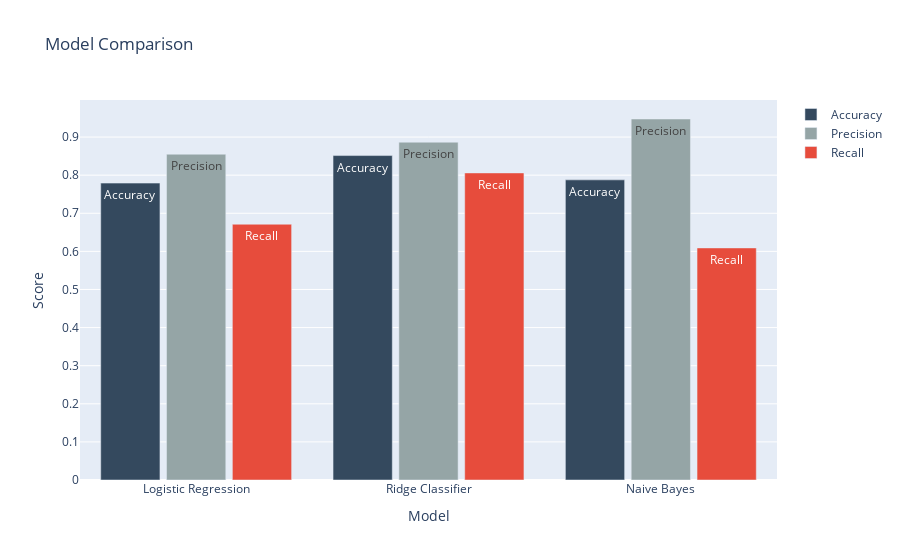

The cell this chart's notebook holds for it:
### Markdown cell above
### Comparison Model's Results

### Code cell
fig = go.Figure()

# Add bar for each metric
fig.add_trace(go.Bar(
    x=results_df['Model'],
    y=results_df['Accuracy'],
    name='Accuracy',
    marker_color='#34495e',
    text=['Accuracy']*len(results_df),
    hovertemplate = '<b>%{x}</b><br>%{text}: %{y:.2f}<extra></extra>'
))

fig.add_trace(go.Bar(
    x=results_df['Model'],
    y=results_df['Precision'],
    name='Precision',
    marker_color='#95a5a6',
    text=['Precision']*len(results_df),
    hovertemplate = '<b>%{x}</b><br>%{text}: %{y:.2f}<extra></extra>'
))

fig.add_trace(go.Bar(
    x=results_df['Model'],
    y=results_df['Recall'],
    name='Recall',
    marker_color='#e74c3c',
    text=['Recall']*len(results_df),
    hovertemplate = '<b>%{x}</b><br>%{text}: %{y:.2f}<extra></extra>'
))

fig.update_layout(
    title='Model Comparison',
    xaxis_title="Model",
    yaxis_title="Score",
    barmode='group',
    bargap=0.15, # gap between bars of adjacent location coordinates
    bargroupgap=0.1 # gap between bars of the same location coordinate
)

fig.show()

### Figure 1 — Plotly figure (JSON) as saved in the notebook; plotly's stock layout.template omitted (floating-point values rounded to 4 significant figures)
{"data": [{"hovertemplate": "<b>%{x}</b><br>%{text}: %{y:.2f}<extra></extra>", "marker": {"color": "#34495e"}, "name": "Accuracy", "text": ["Accuracy", "Accuracy", "Accuracy"], "type": "bar", "x": ["Logistic Regression", "Ridge Classifier", "Naive Bayes"], "y": [0.7792, 0.8514, 0.7877]}, {"hovertemplate": "<b>%{x}</b><br>%{text}: %{y:.2f}<extra></extra>", "marker": {"color": "#95a5a6"}, "name": "Precision", "text": ["Precision", "Precision", "Precision"], "type": "bar", "x": ["Logistic Regression", "Ridge Classifier", "Naive Bayes"], "y": [0.8549, 0.8866, 0.9474]}, {"hovertemplate": "<b>%{x}</b><br>%{text}: %{y:.2f}<extra></extra>", "marker": {"color": "#e74c3c"}, "name": "Recall", "text": ["Recall", "Recall", "Recall"], "type": "bar", "x": ["Logistic Regression", "Ridge Classifier", "Naive Bayes"], "y": [0.6712, 0.8059, 0.609]}], "layout": {"bargap": 0.15, "bargroupgap": 0.1, "barmode": "group", "title": {"text": "Model Comparison"}, "xaxis": {"title": {"text": "Model"}}, "yaxis": {"title": {"text": "Score"}}}}
